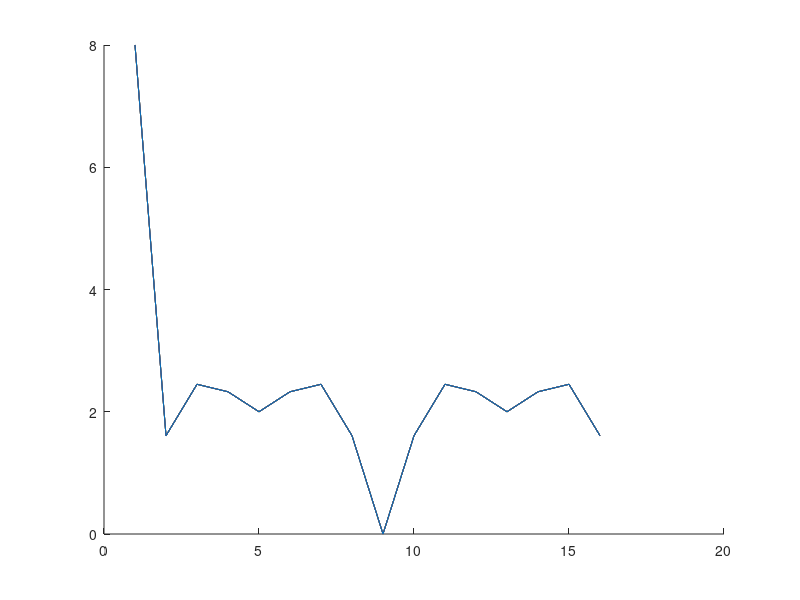

Write MATLAB code to recreate this figure.
nBits = 16;
nums = [];
sds = [];
seqs = zeros(0,nBits);
for n = 1:2^nBits
    bits = bitget(n-1,1:nBits);
    if sum(bits) ~= nBits/2
        continue
    end
    f = fft(bits);
    sd = std(abs(f(2:nBits/2-1)));
    if all(f(2:nBits/2-1)==0)
        continue
    end
    if sd > 0.333
        continue
    end
    found = false;
    for k = 1:size(seqs,1)
        for l = 1:nBits-1
            x = circshift(bits,[0,l]);
            if all(x==seqs(k,:))
                found = true;
                break
            end
        end
        if found
            break
        end
    end
    if found
        continue
    end
    seqs(end+1,:) = bits;
    hold all
    plot(abs(f))
    sds(end+1) = sd;
    nums(end+1) = n;
end

seqs

c = zeros(size(seqs,1),nBits-1);
for n = 1:size(seqs,1)
    bits = seqs(n,:);
    for l = 1:nBits-1
        x = circshift(bits,[0,l]);
        c(n,l) = corr(x',bits');
    end
end
c
